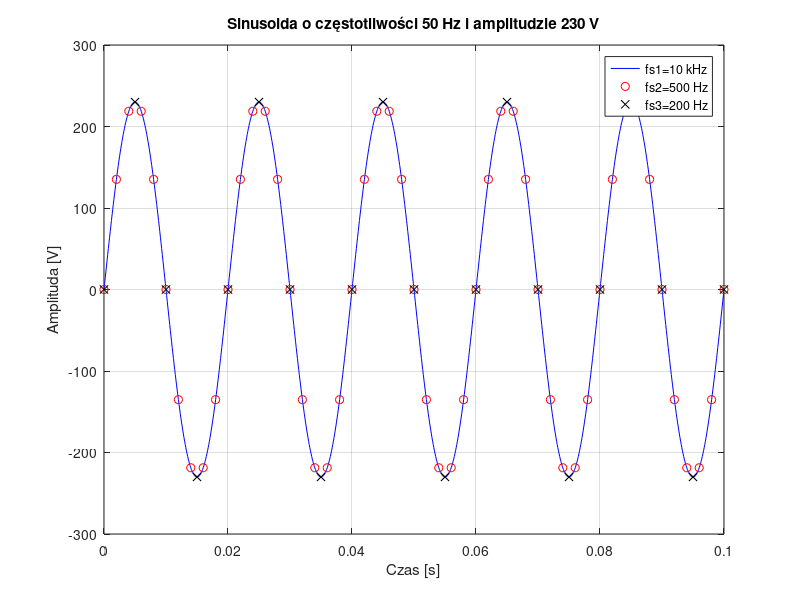

Here is the MATLAB script that generated this plot:
% Parametry sinusoidy
A = 230; % Amplituda [V]
f = 50; % Częstotliwość [Hz]
t = 0:0.0001:0.1; % Wektor czasu dla częstotliwości próbkowania fs1=10 kHz
t2 = 0:0.002:0.1; % Wektor czasu dla częstotliwości próbkowania fs2=500 Hz
t3 = 0:0.005:0.1; % Wektor czasu dla częstotliwości próbkowania fs3=200 Hz

% Generowanie sinusoidy
y = A*sin(2*pi*f*t);
y2 = A*sin(2*pi*f*t2);
y3 = A*sin(2*pi*f*t3);

% Wyświetlanie wyników
figure;
plot(t, y, 'b-', t2, y2, 'ro', t3, y3, 'kx');
xlabel('Czas [s]');
ylabel('Amplituda [V]');
title('Sinusoida o częstotliwości 50 Hz i amplitudzie 230 V');
legend('fs1=10 kHz', 'fs2=500 Hz', 'fs3=200 Hz');
grid on;
